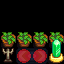

This is a level from a 2D game, rendered from its Tiled map with the project's own tilesets. A one-line summary and the map file follow, with tile-layer data summarised:
An orthogonal 4x4 tile map with 16x16 px tiles, 4 tile layers (Back2, Buildings, Paths, Front), 3 tilesets and 2 objects (2x TileData).

<map version="1.10" tiledversion="1.11.0" orientation="orthogonal" renderorder="right-down" width="4" height="4" tilewidth="16" tileheight="16" infinite="0" nextlayerid="9" nextobjectid="3">
 <tileset firstgid="1" name="spring_outdoorsTileSheet" tilewidth="16" tileheight="16" tilecount="1975" columns="25">
  <image source=".spring_outdoorsTileSheet.png" width="400" height="1264" />
 </tileset>
 <tileset firstgid="1976" source="z_L0veRaven_Tent.tsx" />
 <tileset firstgid="3951" name=".paths" tilewidth="16" tileheight="16" tilecount="64" columns="4">
  <image source=".paths.png" width="64" height="256" />
 </tileset>
 <layer id="8" name="Back2" width="4" height="4">
  <data>[16 cells, 2 non-empty, 2 distinct tile ids]</data>
 </layer>
 <objectgroup id="7" name="Back2" />
 <layer id="1" name="Buildings" width="4" height="4">
  <data>[16 cells, 6 non-empty, 3 distinct tile ids]</data>
 </layer>
 <objectgroup id="2" name="Buildings">
  <object id="1" name="TileData" x="48" y="48" width="16" height="16">
   <properties>
    <property name="Action" value="Message &quot;L0veRavenRavenSpousePatio.2&quot;" />
   </properties>
  </object>
  <object id="2" name="TileData" x="0" y="48" width="16" height="16">
   <properties>
    <property name="Action" value="Message &quot;L0veRavenRavenSpousePatio.1&quot;" />
   </properties>
  </object>
 </objectgroup>
 <layer id="6" name="Paths" width="4" height="4">
  <data>[16 cells, 2 non-empty, 1 distinct tile ids]</data>
 </layer>
 <objectgroup id="5" name="Paths" />
 <layer id="3" name="Front" width="4" height="4">
  <data>[16 cells, 1 non-empty, 1 distinct tile ids]</data>
 </layer>
 <objectgroup id="4" name="Front" />
</map>
